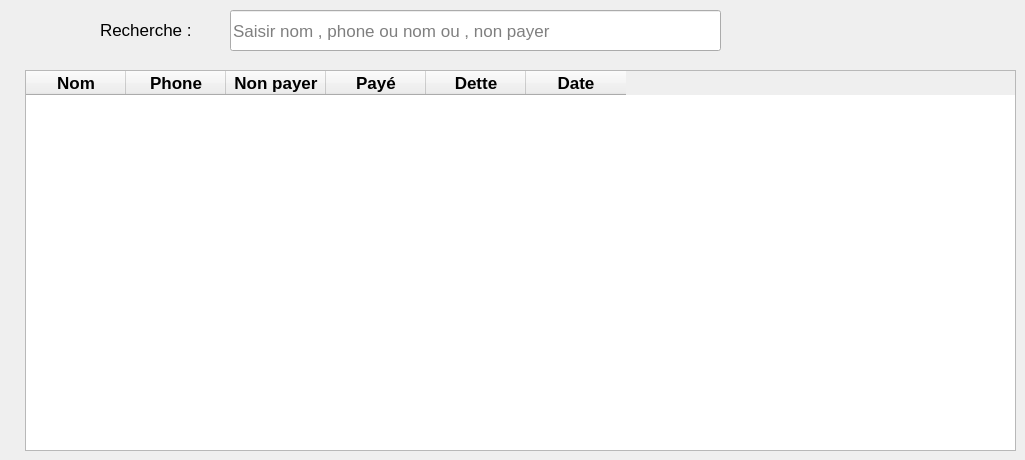
      <widget class="QWidget" name="tab_13">
       <attribute name="title">
        <string>Tous les clients</string>
       </attribute>
       <widget class="QLineEdit" name="lineEdit_13">
        <property name="geometry">
         <rect>
          <x>230</x>
          <y>10</y>
          <width>491</width>
          <height>41</height>
         </rect>
        </property>
        <property name="font">
         <font>
          <pointsize>13</pointsize>
         </font>
        </property>
        <property name="placeholderText">
         <string>Saisir nom , phone ou nom ou , non payer </string>
        </property>
       </widget>
       <widget class="QTableWidget" name="tableWidget_3">
        <property name="geometry">
         <rect>
          <x>25</x>
          <y>70</y>
          <width>991</width>
          <height>381</height>
         </rect>
        </property>
        <property name="font">
         <font>
          <pointsize>13</pointsize>
         </font>
        </property>
        <column>
         <property name="text">
          <string>Nom</string>
         </property>
         <property name="font">
          <font>
           <pointsize>13</pointsize>
           <weight>75</weight>
           <bold>true</bold>
          </font>
         </property>
        </column>
        <column>
         <property name="text">
          <string>Phone</string>
         </property>
         <property name="font">
          <font>
           <pointsize>13</pointsize>
           <weight>75</weight>
           <bold>true</bold>
          </font>
         </property>
        </column>
        <column>
         <property name="text">
          <string>Non payer</string>
         </property>
         <property name="font">
          <font>
           <pointsize>13</pointsize>
           <weight>75</weight>
           <bold>true</bold>
          </font>
         </property>
        </column>
        <column>
         <property name="text">
          <string>Payé</string>
         </property>
         <property name="font">
          <font>
           <pointsize>13</pointsize>
           <weight>75</weight>
           <bold>true</bold>
          </font>
         </property>
        </column>
        <column>
         <property name="text">
          <string>Dette</string>
         </property>
         <property name="font">
          <font>
           <pointsize>13</pointsize>
           <weight>75</weight>
           <bold>true</bold>
          </font>
         </property>
        </column>
        <column>
         <property name="text">
          <string>Date</string>
         </property>
         <property name="font">
          <font>
           <pointsize>13</pointsize>
           <weight>75</weight>
           <bold>true</bold>
          </font>
         </property>
        </column>
       </widget>
       <widget class="QLabel" name="label_57">
        <property name="geometry">
         <rect>
          <x>100</x>
          <y>20</y>
          <width>111</width>
          <height>20</height>
         </rect>
        </property>
        <property name="font">
         <font>
          <pointsize>13</pointsize>
         </font>
        </property>
        <property name="text">
         <string>Recherche :</string>
        </property>
       </widget>
      </widget>
